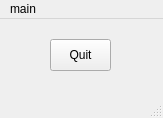
<?xml version="1.0" encoding="UTF-8"?>
<ui version="4.0">
 <class>MainWindow</class>
 <widget class="QMainWindow" name="MainWindow">
  <property name="geometry">
   <rect>
    <x>0</x>
    <y>0</y>
    <width>163</width>
    <height>118</height>
   </rect>
  </property>
  <property name="windowTitle">
   <string>MainWindow</string>
  </property>
  <widget class="QWidget" name="centralwidget">
   <widget class="QPushButton" name="pushButton">
    <property name="geometry">
     <rect>
      <x>50</x>
      <y>20</y>
      <width>61</width>
      <height>32</height>
     </rect>
    </property>
    <property name="text">
     <string>Quit</string>
    </property>
   </widget>
  </widget>
  <widget class="QMenuBar" name="menubar">
   <property name="geometry">
    <rect>
     <x>0</x>
     <y>0</y>
     <width>163</width>
     <height>24</height>
    </rect>
   </property>
   <widget class="QMenu" name="menumain">
    <property name="title">
     <string>main</string>
    </property>
    <addaction name="actionquit"/>
   </widget>
   <addaction name="menumain"/>
  </widget>
  <widget class="QStatusBar" name="statusbar"/>
  <action name="actionquit">
   <property name="text">
    <string>quit</string>
   </property>
  </action>
 </widget>
 <resources/>
 <connections/>
</ui>
